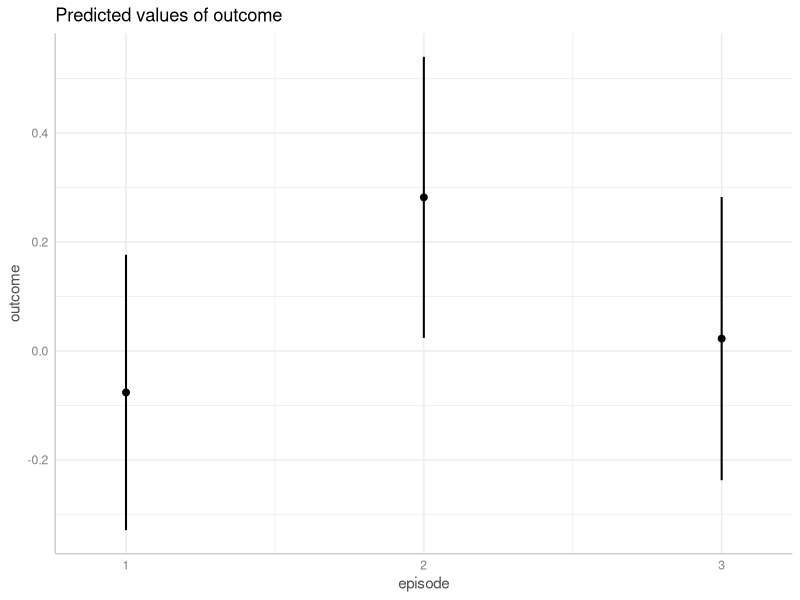

The R source for this figure: (Note: this script raises an error after producing the figure.)
## ---- chunk 1
knitr::opts_chunk$set(
  collapse = TRUE,
  comment = "#>",
  dev = "png",
  fig.width = 7,
  fig.height = 3.5,
  message = FALSE, warning = FALSE)
options(width = 800)

if (!requireNamespace("ggplot2", quietly = TRUE) ||
    !requireNamespace("parameters", quietly = TRUE)) {
  knitr::opts_chunk$set(eval = FALSE)
}
## ---- chunk 2
library(ggeffects)
library(parameters)

set.seed(123)
n <- 200
d <- data.frame(
  outcome = rnorm(n),
  group = as.factor(sample(c("treatment", "control"), n, TRUE)),
  episode = as.factor(sample(1:3, n, TRUE)),
  sex = as.factor(sample(c("female", "male"), n, TRUE, prob = c(.4, .6)))
)
model1 <- lm(outcome ~ group + episode, data = d)
model_parameters(model1)
## ---- chunk 3
mydf <- ggpredict(model1, "episode")
mydf

plot(mydf)
## ---- chunk 4
p <- plot(mydf)
line_data <- as.data.frame(mydf)[1:2, ]

p + geom_line(
  data = line_data,
  mapping = aes(x = as.numeric(x), y = predicted),
  color = "red"
)
ht1 <- hypothesis_test(model1, "episode")
## ---- chunk 5
hypothesis_test(model1, "episode")
## ---- chunk 6
model2 <- lm(outcome ~ group * episode, data = d)
model_parameters(model2)
## ---- chunk 7
mydf <- ggpredict(model2, c("episode", "group"))
mydf

plot(mydf)
## ---- chunk 8
p <- plot(mydf)
line_data <- as.data.frame(mydf)[3:4, 1:2]
line_data$group_col <- "control"
# p + geom_line(
#   data = line_data,
#   aes(x = as.numeric(x), y = predicted, group = NULL, color = NULL),
#   color = "orange",
#   arrow = arrow(length = unit(0.1, "inches"), ends = "both", angle = 40)
# )
p + geom_segment(
  data = line_data,
  aes(
    x = as.numeric(x) - .06, xend = as.numeric(x) + .06,
    y = predicted[1], yend = predicted[2], group = NULL, color = NULL
  ),
  color = "orange",
  arrow = arrow(length = unit(0.1, "inches"), ends = "both", angle = 40)
)
ht2 <- hypothesis_test(model2, c("episode", "group"))
## ---- chunk 9
# we want "episode = 2-2" and "group = control-treatment"
hypothesis_test(model2, c("episode", "group"))
## ---- chunk 10
# predictions - our groups we want to include in our comparison
# are row 2 ("b2") and row 5 ("b5")
hypothesis_test(model2, c("episode", "group"), test = NULL)

# compute specific contrast directly
hypothesis_test(model2, c("episode", "group"), test = "b2 = b5")
